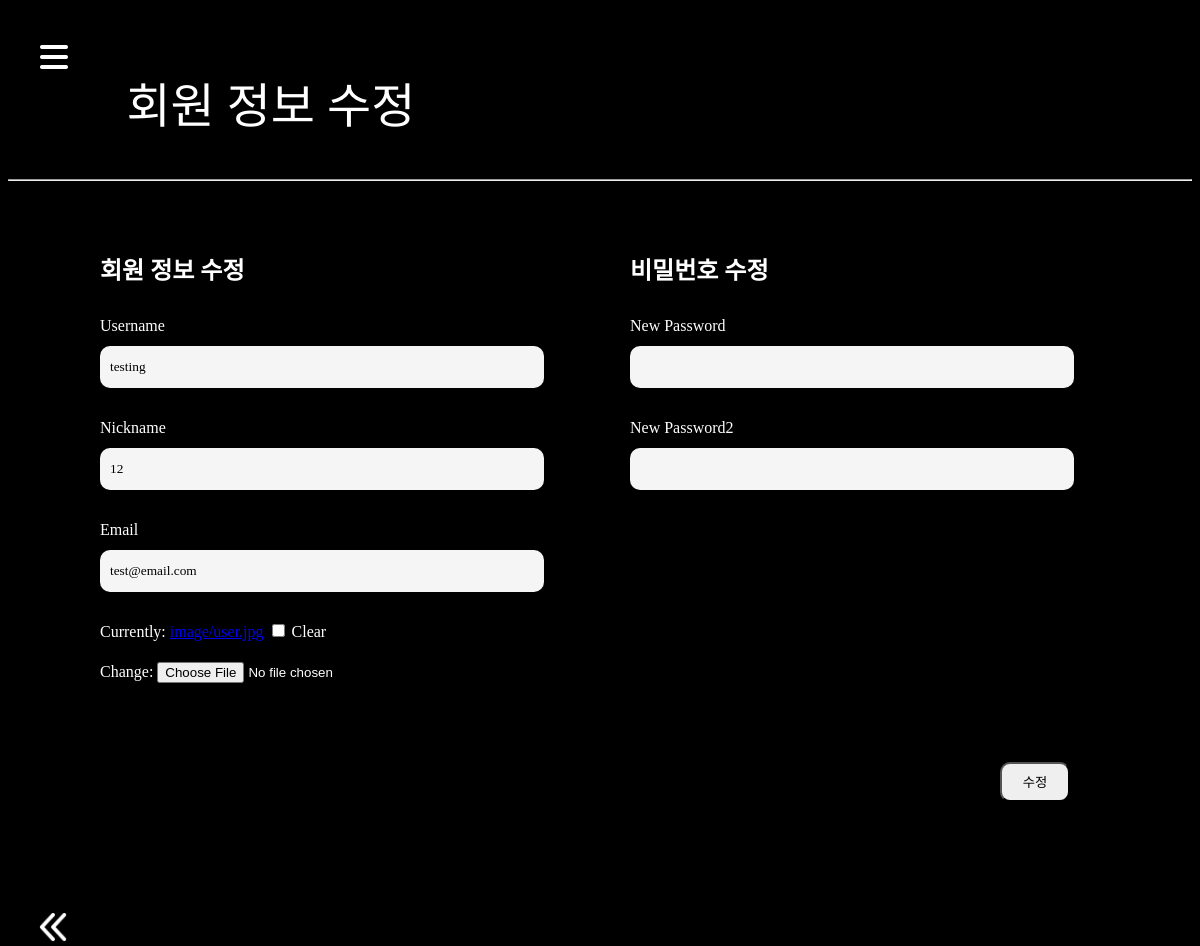
Page /accounts/11/update/ (signed in) on the committed database.
### accounts/models.py (models this page shows)
class User(AbstractUser):
    followings = models.ManyToManyField('self', symmetrical=False, related_name='followers', blank=True)
    nickname = models.CharField(max_length=20)
    behind_auth = models.BooleanField(default=False)
    profile_image = models.ImageField(upload_to="image", blank=True)

### accounts/views.py (the view)
# urls.py: path('<int:user_pk>/update/', views.update, name="update"),
def update(request, user_pk) :
    user = User.objects.get(pk=request.user.pk)
    if request.method == "POST":
        form = CustomUserChangeForm(request.POST, request.FILES, instance=user)
        if form.is_valid():
            user = form.save()
            if not request.FILES:
                user.profile_image = 'image/user.jpg'
                user.save()
            form2 = SetPasswordForm(user, request.POST)
            if form2.is_valid():
                form2.save()
                update_session_auth_hash(request, form2.user)
                return redirect('mypage:index', user.pk)
            passwordForm = SetPasswordForm(user)
            form = CustomUserChangeForm(instance=user)
            auth_login(request, user)
            context = {
                'form': form,
                'passwordForm': passwordForm
            }
            return render(request, 'accounts/update.html', context)
    else:
        passwordForm = SetPasswordForm(user)
        form = CustomUserChangeForm(instance=user)
        context = {
            'form': form,
            'passwordForm': passwordForm
        }
        return render(request, 'accounts/update.html', context)

### accounts/forms.py
class SetPasswordForm(SetPasswordForm):
    class Meta:
        model = get_user_model()
        fields = ['new_password1', 'new_password2']

### accounts/templates/accounts/update.html (shortened to what this page needs)
{% extends 'base.html' %}
{% load static %}
{% block css %}
  <link rel="stylesheet" href="{% static "css/update.css" %}">
{% endblock css %}
{% block content %}
  <div class="nav">회원 정보 수정</div>
  <hr>
  <div class="box">
    <div class="update-box">
      <form action="{% url 'accounts:update' user.pk %}"  method="POST" enctype="multipart/form-data" id="update-form">
        <div class="middle">
          <div class="first">
            <h2>회원 정보 수정</h2>
            <div class="input">
              <label for="{{ form.username.id_for_label }}">Username</label><br>
              {{ form.username }}
            </div>
            <div class="input">
              <label for="{{ form.nickname.id_for_label }}">Nickname</label><br>
              {{ form.nickname }}
            </div>
            <div class="input">
              <label for="{{ form.email.id_for_label }}">Email</label><br>
              {{ form.email }}
            </div>
            <div class="input">
              {{ form.profile_image }}
            </div>
          </div>
          <div class="first">
            <h2>비밀번호 수정</h2>
            <div class="input">
              <label for="{{ passwordForm.new_password1.id_for_label }}">New Password</label><br>
              {{ passwordForm.new_password1 }}
            </div>
            <div class="input">
              <label for="{{ passwordForm.new_password2.id_for_label }}">New Password2</label><br>
              {{ passwordForm.new_password2 }}
            </div>
          </div>
        </div>
        <input type="submit" value="수정" class="submit-btn">
      </form>
    </div>
  </div>
  <div id="back-page">
    <a href="{% url 'mypage:index' user.pk %}"><img src="{% static "images/back.png" %}" alt="" class="back"></a>
  </div>
{% endblock content %}

### accounts/static/css/update.css (style rules this page uses)
body { background-color: black; height: 50rem; font-family: update; color: white; }
.nav { width: 90%; height: 5rem; margin-top: 0; padding-left: 10%; padding-top: 5%; padding-bottom: 2%; color: white; font-size: 3em; }
.box { width: 100%; display: flex; justify-content: center; margin-top: 50px; }
.update-box { width: 70rem; }
#id_username { background-color: #f5f5f5 !important; font-family: update !important; width: 90% !important; }
#id_nickname { background-color: #f5f5f5 !important; font-family: update !important; width: 90% !important; }
#id_email { background-color: #f5f5f5 !important; font-family: update !important; width: 90% !important; }
#id_new_password1 { width: 90%; height: 40px; border: none; border-radius: 10px; background-color: #f5f5f5; font-family: update; padding-left: 10px; }
#id_new_password2 { width: 90%; height: 40px; border: none; border-radius: 10px; background-color: #f5f5f5; font-family: update; padding-left: 10px; }
.input { line-height: 40px; margin-bottom: 20px; }
.middle { display: flex; margin-bottom: 50px; justify-content: center; }
#update-form { display: flex; flex-direction: column; align-items: flex-end; }
.first { width: 30rem; margin-right: 50px; }
.submit-btn { width: 70px; height: 40px; border-radius: 10px; font-family: update; margin-right: 90px; }
.back { width: 30px; height: 30px; margin-top: 110px; margin-left: 30px; }

### rows in the picture
User: username "testing", nickname "12", email "test@email.com"
